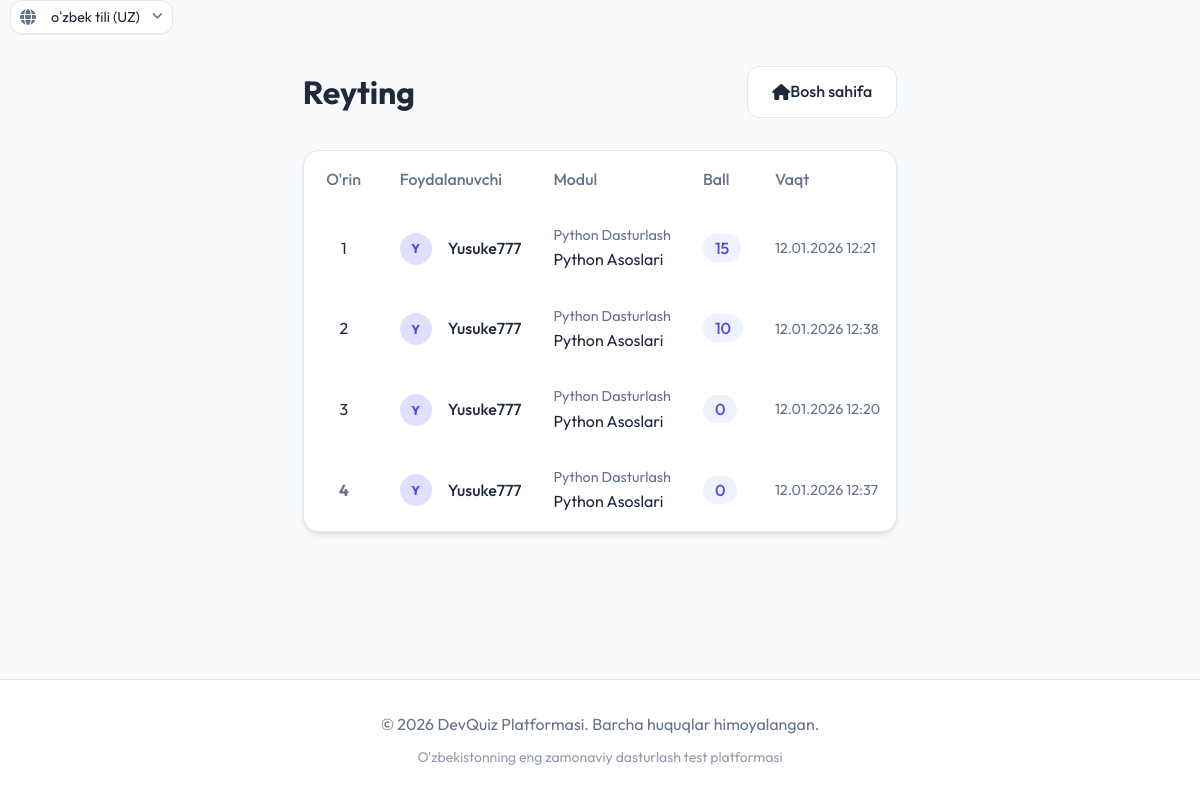
/uz/leaderboard/, run on an earlier commit of the app's database.
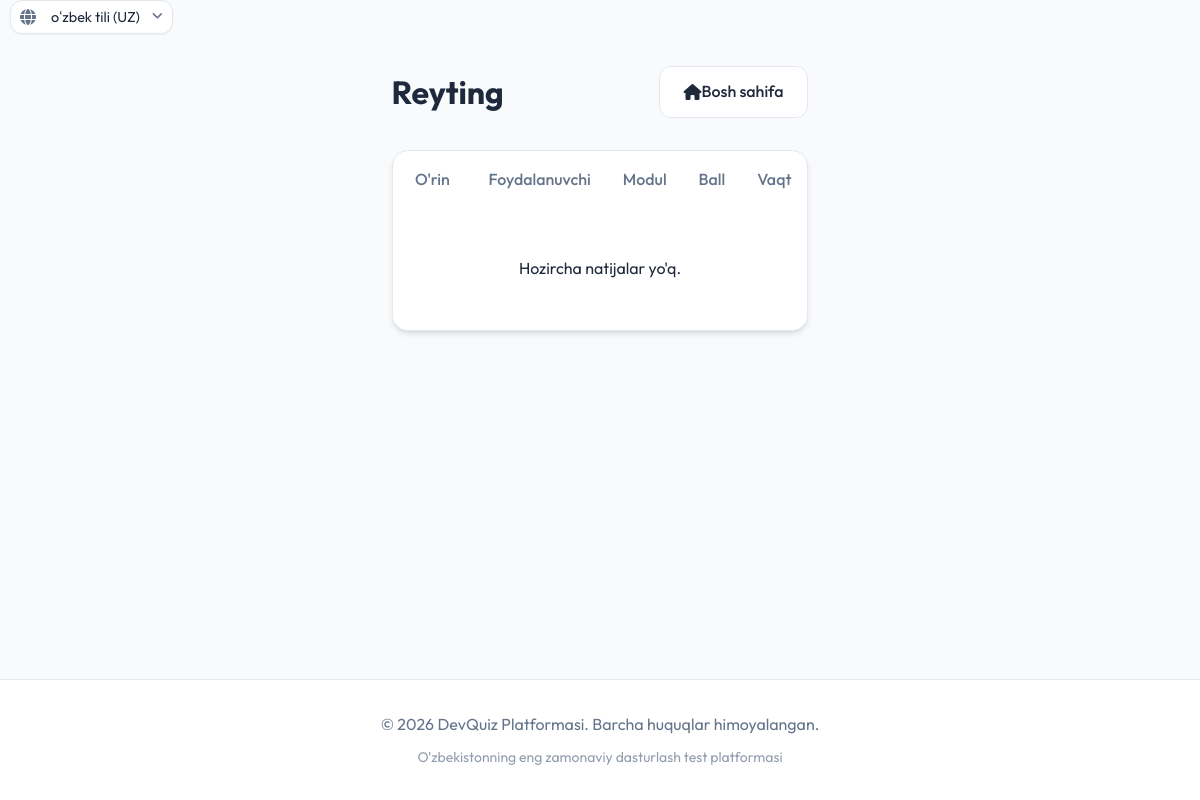
And on a later commit of the database.
### quiz/models.py (models this page shows, shortened)
class TestAttempt(models.Model):
    module = models.ForeignKey(Module, on_delete=models.CASCADE, related_name='attempts', verbose_name="Modul")
    user = models.ForeignKey(User, on_delete=models.CASCADE, related_name='attempts', verbose_name="Foydalanuvchi")
    score = models.IntegerField(default=0, verbose_name="Ball")
    total_questions = models.IntegerField(default=0, verbose_name="Jami savollar")
    correct_answers = models.IntegerField(default=0, verbose_name="To'g'ri javoblar")
    start_time = models.DateTimeField(default=timezone.now, verbose_name="Boshlangan vaqt")
    completed = models.BooleanField(default=False, verbose_name="Tugatilgan")
    completed_at = models.DateTimeField(null=True, blank=True, verbose_name="Tugatilgan vaqt")
    date_taken = models.DateTimeField(auto_now=True, verbose_name="Topshirilgan sana")
    class Meta:
        verbose_name = "Test urinishi"
        verbose_name_plural = "Test urinishlari"

class Module(models.Model):
    subject = models.ForeignKey(Subject, on_delete=models.CASCADE, related_name='modules', verbose_name="Fan")
    name = models.CharField(max_length=100, verbose_name="Modul nomi")
    description = models.TextField(blank=True, verbose_name="Tavsif")
    order = models.PositiveIntegerField(default=0, verbose_name="Tartib raqami")
    duration = models.PositiveIntegerField(default=30, help_text="Daqiqalarda kiriting", verbose_name="Davomiyligi (daqiqa)")
    class Meta:
        ordering = ['order']
        verbose_name = "Modul"
        verbose_name_plural = "Modullar"

class Subject(models.Model):
    name = models.CharField(max_length=100, verbose_name="Fan nomi")
    description = models.TextField(blank=True, verbose_name="Tavsif")
    image = models.ImageField(upload_to='subjects/', blank=True, null=True, verbose_name="Rasm")
    slug = models.SlugField(unique=True, blank=True)
    class Meta:
        verbose_name = "Fan"
        verbose_name_plural = "Fanlar"

### quiz/views.py (the view)
# urls.py: path('leaderboard/', views.leaderboard, name='leaderboard'),
def leaderboard(request):
    top_attempts = TestAttempt.objects.select_related('module').order_by('-score', 'date_taken')[:50]
    return render(request, 'quiz/leaderboard.html', {'top_attempts': top_attempts})

### quiz/templates/quiz/leaderboard.html
{% extends 'quiz/base.html' %}
{% load static i18n %}
{% block content %}
<div class="animate-fade-in">
    <div class="d-flex justify-content-between align-items-center" style="margin-bottom: 2rem;">
        <h1>{% trans "Reyting" %}</h1>
        <a href="{% url 'quiz:home' %}" class="btn btn-secondary">
            <i class="fas fa-home"></i> {% trans "Bosh sahifa" %}
        </a>
    </div>
    <div class="card" style="padding: 0; overflow: hidden;">
        <div style="overflow-x: auto;">
            <table class="leaderboard-table" style="width: 100%; text-align: left; border-collapse: collapse;">
                <thead>
                    <tr>
                        <th style="width: 80px; text-align: center;">{% trans "O'rin" %}</th>
                        <th>{% trans "Foydalanuvchi" %}</th>
                        <th>{% trans "Modul" %}</th>
                        <th>{% trans "Ball" %}</th>
                        <th>{% trans "Vaqt" %}</th>
                    </tr>
                </thead>
                <tbody>
                    {% for attempt in top_attempts %}
                    <tr>
                        <td style="text-align: center;">
                            {% if forloop.counter == 1 %}
                            <div class="leaderboard-rank rank-1">1</div>
                            {% elif forloop.counter == 2 %}
                            <div class="leaderboard-rank rank-2">2</div>
                            {% elif forloop.counter == 3 %}
                            <div class="leaderboard-rank rank-3">3</div>
                            {% else %}
                            <div
                                style="width: 40px; height: 40px; display: flex; align-items: center; justify-content: center; margin: 0 auto; color: var(--text-muted); font-weight: 700;">
                                {{ forloop.counter }}
                            </div>
                            {% endif %}
                        </td>
                        <td>
                            <div class="d-flex align-items-center gap-3" style="padding: 0.5rem 0;">
                                <div
                                    style="width: 32px; height: 32px; background: rgba(99, 102, 241, 0.2); border-radius: 50%; display: flex; align-items: center; justify-content: center; font-weight: 700; color: var(--primary); font-size: 0.8rem;">
                                    {{ attempt.user.username|slice:":1"|upper }}
                                </div>
                                <span style="font-weight: 500;">{{ attempt.user.username }}</span>
                            </div>
                        </td>
                        <td>
                            <div style="font-size: 0.9em; color: var(--text-muted);">{{ attempt.module.subject.name }}
                            </div>
                            <div>{{ attempt.module.name }}</div>
                        </td>
                        <td>
                            <span class="badge badge-primary" style="font-size: 1rem;">{{ attempt.score }}</span>
                        </td>
                        <td style="color: var(--text-muted); font-size: 0.9em;">
                            {{ attempt.date_taken|date:"d.m.Y H:i" }}
                        </td>
                    </tr>
                    {% empty %}
                    <tr>
                        <td colspan="5" style="text-align: center; padding: 3rem;">
                            {% trans "Hozircha natijalar yo'q." %}
                        </td>
                    </tr>
                    {% endfor %}
                </tbody>
            </table>
        </div>
    </div>
</div>
{% endblock %}

What changed in the data, as far as the page shows it:
removed TestAttempt: shows "1", user.username "Y", user.username "Yusuke777", module.subject.name "Python Dasturlash", module.name "Python Asoslari", score "15", date_taken "12.01.2026 12:21"
removed TestAttempt: shows "2", user.username "Y", user.username "Yusuke777", module.subject.name "Python Dasturlash", module.name "Python Asoslari", score "10", date_taken "12.01.2026 12:38"
removed TestAttempt: shows "3", user.username "Y", user.username "Yusuke777", module.subject.name "Python Dasturlash", module.name "Python Asoslari", score "0", date_taken "12.01.2026 12:20"
removed TestAttempt: user.username "Y", user.username "Yusuke777", module.subject.name "Python Dasturlash", module.name "Python Asoslari", score "0", date_taken "12.01.2026 12:37"
Also different on the page:
text now shown: "Hozircha natijalar yo'q."
